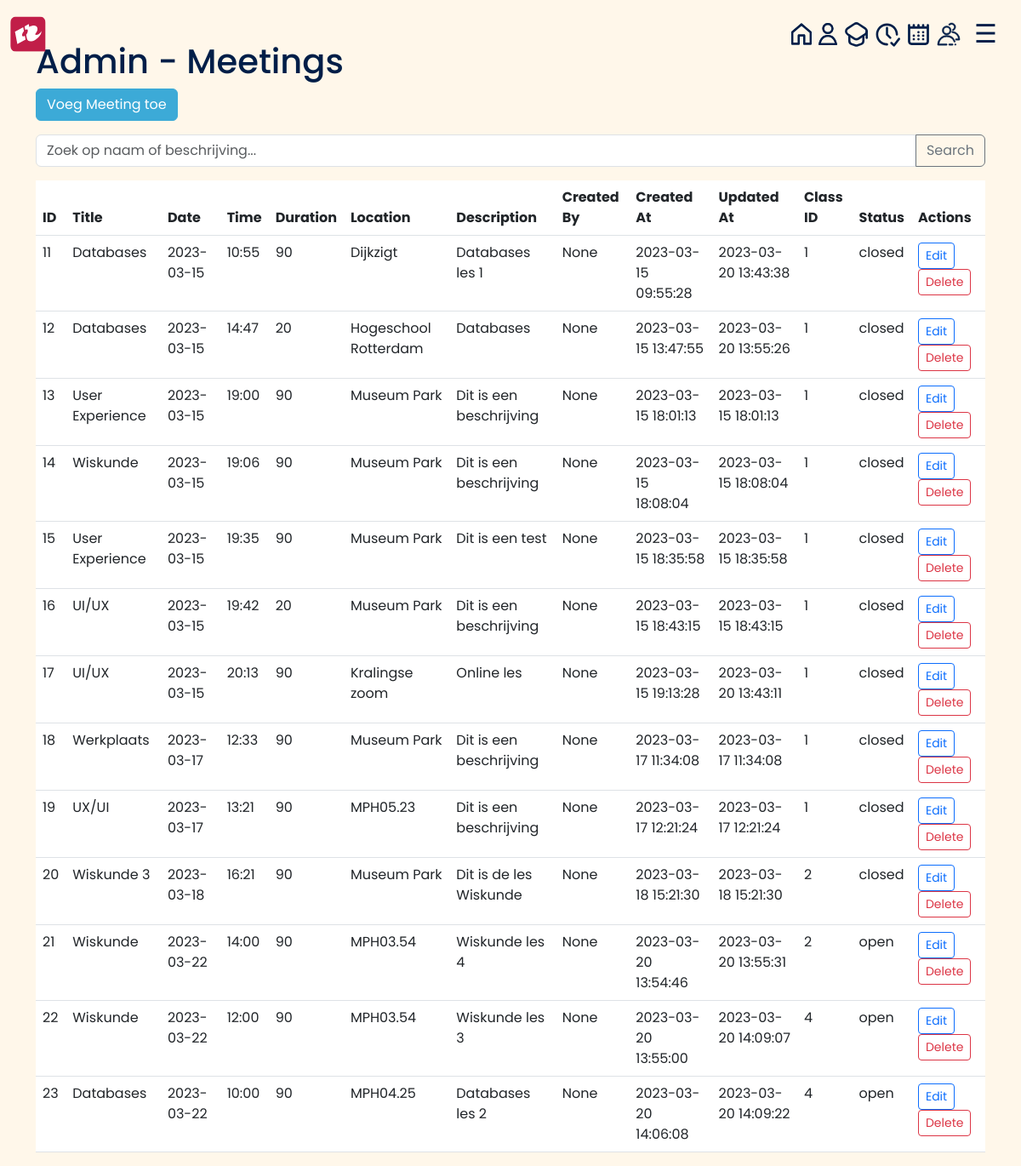
/admin/meetings (signed in), run on the app's committed database.
### tables this page shows
CREATE TABLE Meeting
                    (Meeting_id INTEGER PRIMARY KEY,
                    Meeting_title TEXT,
                    Meeting_date DATE,
                    Meeting_time TIME,
                    Meeting_duration INTEGER,
                    Meeting_location TEXT,
                    Meeting_description TEXT,
                    Created_by TEXT,
                    Created_at TIMESTAMP DEFAULT CURRENT_TIMESTAMP,
                    Updated_at TIMESTAMP DEFAULT CURRENT_TIMESTAMP, class_id INTEGER REFERENCES Class(class_id), meeting_status TEXT, Question TEXT);

### lib/admin_routes.py (the view)
@admin.route('/admin/meetings', methods=['GET'])
def admin_meetings():
    if 'admin_logged_in' in session:
        c.execute("SELECT * FROM Meeting")
        meetings = c.fetchall()
        return render_template('admin/admin_meetings.html', meetings=meetings)
    else:
        return redirect(url_for('index'))

### templates/admin/admin_meetings.html (shortened to what this page needs)
{% extends 'base5.html' %}
{% block content %}
<head>
    <link href="https://cdn.jsdelivr.net/npm/bootstrap@5.3.0-alpha1/dist/css/bootstrap.min.css" rel="stylesheet">
    <link rel="stylesheet" href="{{ url_for('static', filename='/admin_dashboard.css') }}">
</head>
    <h1>Admin - Meetings</h1>
    <a href="/admin/meetings/add" class="btn btn-primary mb-3">Voeg Meeting toe</a>
    <div class="input-group mb-3">
        <input type="text" id="search-input" class="form-control" placeholder="Zoek op naam of beschrijving...">
        <button class="btn btn-outline-secondary" type="button" id="search-button">Search</button>
    </div>
    <table class="table table-hover "id="meeting-table">
        <thead>
            <tr>
                <th>ID</th>
                <th>Title</th>
                <th>Date</th>
                <th>Time</th>
                <th>Duration</th>
                <th>Location</th>
                <th>Description</th>
                <th>Created By</th>
                <th>Created At</th>
                <th>Updated At</th>
                <th>Class ID</th>
                <th>Status</th>
                <th>Actions</th>
            </tr>
        </thead>
        <tbody>
            {% for meeting in meetings %}
            <tr>
                <td>{{ meeting[0] }}</td>
                <td>{{ meeting[1] }}</td>
                <td>{{ meeting[2] }}</td>
                <td>{{ meeting[3] }}</td>
                <td>{{ meeting[4] }}</td>
                <td>{{ meeting[5] }}</td>
                <td>{{ meeting[6] }}</td>
                <td>{{ meeting[7] }}</td>
                <td>{{ meeting[8] }}</td>
                <td>{{ meeting[9] }}</td>
                <td>{{ meeting[10] }}</td>
                <td>{{ meeting[11] }}</td>
                <td>
                    <a href="/admin/meetings/update/{{ meeting[0] }}" class="btn btn-outline-primary btn-sm me-2">Edit</a>
                    <form action="/admin/meetings/delete" method="post" class="d-inline">
                        <button type="submit" class="btn btn-outline-danger btn-sm">Delete</button>
                    </form>
                </td>
            </tr>
            {% endfor %}
        </tbody>
    </table>
{% endblock %}

### static/admin_dashboard.css (style rules this page uses)
* { -webkit-font-smoothing: antialiased; }
html { font-family: "Poppins", sans-serif; }
body { background-color: #fff7ea; font-family: "Poppins", sans-serif; color: #001e48; transition: background-color .5s; }
.btn-primary { background-color: #3caad7; border-color: #3caad7; }

### data on the page
Meeting: Meeting_id "11", Meeting_title "Databases", Meeting_date "2023-03-15", Meeting_time "10:55", Meeting_duration "90", Meeting_location "Dijkzigt", Meeting_description "Databases les 1", meeting "None", Created_at "2023-03-15 09:55:28", Updated_at "2023-03-20 13:43:38", class "1", meeting_status "closed"
Meeting: Meeting_id "12", Meeting_title "Databases", Meeting_date "2023-03-15", Meeting_time "14:47", Meeting_duration "20", Meeting_location "Hogeschool Rotterdam", Meeting_description "Databases", Question "None", Created_at "2023-03-15 13:47:55", Updated_at "2023-03-20 13:55:26", class "1", meeting_status "closed"
Meeting: Meeting_id "13", Meeting_title "User Experience", Meeting_date "2023-03-15", Meeting_time "19:00", Meeting_duration "90", Meeting_location "Museum Park", Meeting_description "Dit is een beschrijving", meeting "None", Created_at "2023-03-15 18:01:13", Updated_at "2023-03-15 18:01:13", class "1", meeting_status "closed"
Meeting: Meeting_id "14", Meeting_title "Wiskunde", Meeting_date "2023-03-15", Meeting_time "19:06", Meeting_duration "90", Meeting_location "Museum Park", Meeting_description "Dit is een beschrijving", meeting "None", Created_at "2023-03-15 18:08:04", Updated_at "2023-03-15 18:08:04", class "1", meeting_status "closed"
Meeting: Meeting_id "15", Meeting_title "User Experience", Meeting_date "2023-03-15", Meeting_time "19:35", Meeting_duration "90", Meeting_location "Museum Park", Meeting_description "Dit is een test", meeting "None", Created_at "2023-03-15 18:35:58", Updated_at "2023-03-15 18:35:58", class "1", meeting_status "closed"
Meeting: Meeting_id "16", Meeting_title "UI/UX", Meeting_date "2023-03-15", Meeting_time "19:42", Meeting_duration "20", Meeting_location "Museum Park", Meeting_description "Dit is een beschrijving", meeting "None", Created_at "2023-03-15 18:43:15", Updated_at "2023-03-15 18:43:15", class "1", meeting_status "closed"
Meeting: Meeting_id "17", Meeting_title "UI/UX", Meeting_date "2023-03-15", Meeting_time "20:13", Meeting_duration "90", Meeting_location "Kralingse zoom", Meeting_description "Online les", meeting "None", Created_at "2023-03-15 19:13:28", Updated_at "2023-03-20 13:43:11", class "1", meeting_status "closed"
Meeting: Meeting_id "18", Meeting_title "Werkplaats", Meeting_date "2023-03-17", Meeting_time "12:33", Meeting_duration "90", Meeting_location "Museum Park", Meeting_description "Dit is een beschrijving", meeting "None", Created_at "2023-03-17 11:34:08", Updated_at "2023-03-17 11:34:08", class "1", meeting_status "closed"
Meeting: Meeting_id "19", Meeting_title "UX/UI", Meeting_date "2023-03-17", Meeting_time "13:21", Meeting_duration "90", Meeting_location "MPH05.23", Meeting_description "Dit is een beschrijving", meeting "None", Created_at "2023-03-17 12:21:24", Updated_at "2023-03-17 12:21:24", class "1", meeting_status "closed"
Meeting: Meeting_id "20", Meeting_title "Wiskunde 3", Meeting_date "2023-03-18", Meeting_time "16:21", Meeting_duration "90", Meeting_location "Museum Park", Meeting_description "Dit is de les Wiskunde", meeting "None", Created_at "2023-03-18 15:21:30", Updated_at "2023-03-18 15:21:30", class "2", meeting_status "closed"
Meeting: Meeting_id "21", Meeting_title "Wiskunde", Meeting_date "2023-03-22", Meeting_time "14:00", Meeting_duration "90", Meeting_location "MPH03.54", Meeting_description "Wiskunde les 4", meeting "None", Created_at "2023-03-20 13:54:46", Updated_at "2023-03-20 13:55:31", class "2", meeting_status "open"
Meeting: Meeting_id "22", Meeting_title "Wiskunde", Meeting_date "2023-03-22", Meeting_time "12:00", Meeting_duration "90", Meeting_location "MPH03.54", Meeting_description "Wiskunde les 3", meeting "None", Created_at "2023-03-20 13:55:00", Updated_at "2023-03-20 14:09:07", class "4", meeting_status "open"
Meeting: Meeting_id "23", Meeting_title "Databases", Meeting_date "2023-03-22", Meeting_time "10:00", Meeting_duration "90", Meeting_location "MPH04.25", Meeting_description "Databases les 2", meeting "None", Created_at "2023-03-20 14:06:08", Updated_at "2023-03-20 14:09:22", class "4", meeting_status "open"
